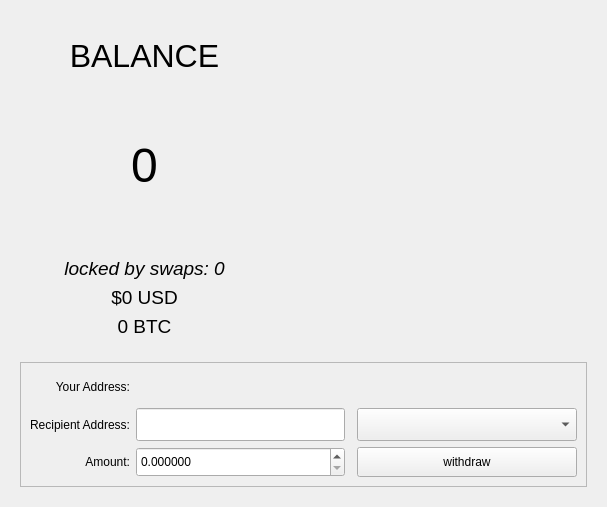
  <widget class="QWidget" name="tab_wallet">
   <attribute name="title">
    <string>Wallet</string>
   </attribute>
   <layout class="QGridLayout" name="gridLayout_51">
    <item row="0" column="0">
     <widget class="QFrame" name="wallet_balance_frame">
      <property name="sizePolicy">
       <sizepolicy hsizetype="MinimumExpanding" vsizetype="MinimumExpanding">
        <horstretch>0</horstretch>
        <verstretch>0</verstretch>
       </sizepolicy>
      </property>
      <property name="minimumSize">
       <size>
        <width>0</width>
        <height>0</height>
       </size>
      </property>
      <property name="maximumSize">
       <size>
        <width>16777215</width>
        <height>167777</height>
       </size>
      </property>
      <property name="styleSheet">
       <string notr="true"/>
      </property>
      <property name="frameShape">
       <enum>QFrame::NoFrame</enum>
      </property>
      <property name="frameShadow">
       <enum>QFrame::Raised</enum>
      </property>
      <layout class="QVBoxLayout" name="verticalLayout_2">
       <item>
        <widget class="QFrame" name="frame_18">
         <property name="sizePolicy">
          <sizepolicy hsizetype="Minimum" vsizetype="Minimum">
           <horstretch>0</horstretch>
           <verstretch>0</verstretch>
          </sizepolicy>
         </property>
         <property name="minimumSize">
          <size>
           <width>0</width>
           <height>320</height>
          </size>
         </property>
         <property name="styleSheet">
          <string notr="true"/>
         </property>
         <property name="frameShape">
          <enum>QFrame::NoFrame</enum>
         </property>
         <property name="frameShadow">
          <enum>QFrame::Raised</enum>
         </property>
         <layout class="QHBoxLayout" name="horizontalLayout_3">
          <item>
           <spacer name="verticalSpacer">
            <property name="orientation">
             <enum>Qt::Vertical</enum>
            </property>
            <property name="sizeHint" stdset="0">
             <size>
              <width>20</width>
              <height>40</height>
             </size>
            </property>
           </spacer>
          </item>
          <item>
           <widget class="QLabel" name="wallet_coin_img">
            <property name="sizePolicy">
             <sizepolicy hsizetype="Minimum" vsizetype="Minimum">
              <horstretch>0</horstretch>
              <verstretch>0</verstretch>
             </sizepolicy>
            </property>
            <property name="minimumSize">
             <size>
              <width>0</width>
              <height>0</height>
             </size>
            </property>
            <property name="maximumSize">
             <size>
              <width>16777215</width>
              <height>16777215</height>
             </size>
            </property>
            <property name="text">
             <string>&lt;html&gt;&lt;head/&gt;&lt;body&gt;&lt;p&gt;&lt;img src=&quot;:/300/img/300/placeholder.png&quot;/&gt;&lt;/p&gt;&lt;/body&gt;&lt;/html&gt;</string>
            </property>
            <property name="alignment">
             <set>Qt::AlignCenter</set>
            </property>
           </widget>
          </item>
          <item>
           <widget class="QFrame" name="frame_9">
            <property name="sizePolicy">
             <sizepolicy hsizetype="MinimumExpanding" vsizetype="MinimumExpanding">
              <horstretch>0</horstretch>
              <verstretch>0</verstretch>
             </sizepolicy>
            </property>
            <property name="frameShape">
             <enum>QFrame::NoFrame</enum>
            </property>
            <property name="frameShadow">
             <enum>QFrame::Raised</enum>
            </property>
            <layout class="QVBoxLayout" name="verticalLayout_3">
             <item>
              <widget class="QLabel" name="wallet_balance_lbl">
               <property name="sizePolicy">
                <sizepolicy hsizetype="Minimum" vsizetype="Minimum">
                 <horstretch>0</horstretch>
                 <verstretch>0</verstretch>
                </sizepolicy>
               </property>
               <property name="font">
                <font>
                 <family>Ubuntu</family>
                 <pointsize>24</pointsize>
                 <weight>50</weight>
                 <italic>false</italic>
                 <bold>false</bold>
                </font>
               </property>
               <property name="text">
                <string>BALANCE</string>
               </property>
               <property name="alignment">
                <set>Qt::AlignCenter</set>
               </property>
              </widget>
             </item>
             <item>
              <widget class="QLabel" name="wallet_balance">
               <property name="sizePolicy">
                <sizepolicy hsizetype="Minimum" vsizetype="MinimumExpanding">
                 <horstretch>0</horstretch>
                 <verstretch>0</verstretch>
                </sizepolicy>
               </property>
               <property name="font">
                <font>
                 <pointsize>36</pointsize>
                </font>
               </property>
               <property name="text">
                <string>0</string>
               </property>
               <property name="alignment">
                <set>Qt::AlignCenter</set>
               </property>
              </widget>
             </item>
             <item>
              <widget class="QLabel" name="wallet_locked_by_swaps">
               <property name="sizePolicy">
                <sizepolicy hsizetype="Minimum" vsizetype="Minimum">
                 <horstretch>0</horstretch>
                 <verstretch>0</verstretch>
                </sizepolicy>
               </property>
               <property name="font">
                <font>
                 <pointsize>14</pointsize>
                 <italic>true</italic>
                </font>
               </property>
               <property name="text">
                <string>locked by swaps: 0</string>
               </property>
               <property name="alignment">
                <set>Qt::AlignCenter</set>
               </property>
              </widget>
             </item>
             <item>
              <widget class="QLabel" name="wallet_usd_value">
               <property name="sizePolicy">
                <sizepolicy hsizetype="Minimum" vsizetype="Minimum">
                 <horstretch>0</horstretch>
                 <verstretch>0</verstretch>
                </sizepolicy>
               </property>
               <property name="font">
                <font>
                 <pointsize>14</pointsize>
                 <italic>false</italic>
                </font>
               </property>
               <property name="text">
                <string>$0 USD</string>
               </property>
               <property name="alignment">
                <set>Qt::AlignCenter</set>
               </property>
              </widget>
             </item>
             <item>
              <widget class="QLabel" name="wallet_btc_value">
               <property name="sizePolicy">
                <sizepolicy hsizetype="Minimum" vsizetype="Minimum">
                 <horstretch>0</horstretch>
                 <verstretch>0</verstretch>
                </sizepolicy>
               </property>
               <property name="font">
                <font>
                 <pointsize>14</pointsize>
                 <italic>false</italic>
                </font>
               </property>
               <property name="text">
                <string>0 BTC</string>
               </property>
               <property name="alignment">
                <set>Qt::AlignCenter</set>
               </property>
              </widget>
             </item>
            </layout>
           </widget>
          </item>
          <item>
           <widget class="QFrame" name="frame_5">
            <property name="sizePolicy">
             <sizepolicy hsizetype="Minimum" vsizetype="Minimum">
              <horstretch>0</horstretch>
              <verstretch>0</verstretch>
             </sizepolicy>
            </property>
            <property name="maximumSize">
             <size>
              <width>16777215</width>
              <height>16777215</height>
             </size>
            </property>
            <property name="frameShape">
             <enum>QFrame::NoFrame</enum>
            </property>
            <property name="frameShadow">
             <enum>QFrame::Raised</enum>
            </property>
            <layout class="QGridLayout" name="gridLayout_3">
             <item row="0" column="0">
              <widget class="QLabel" name="wallet_qr_code">
               <property name="sizePolicy">
                <sizepolicy hsizetype="Minimum" vsizetype="Minimum">
                 <horstretch>0</horstretch>
                 <verstretch>0</verstretch>
                </sizepolicy>
               </property>
               <property name="minimumSize">
                <size>
                 <width>300</width>
                 <height>300</height>
                </size>
               </property>
               <property name="maximumSize">
                <size>
                 <width>300</width>
                 <height>300</height>
                </size>
               </property>
               <property name="text">
                <string/>
               </property>
               <property name="alignment">
                <set>Qt::AlignCenter</set>
               </property>
              </widget>
             </item>
            </layout>
           </widget>
          </item>
          <item>
           <spacer name="verticalSpacer_3">
            <property name="orientation">
             <enum>Qt::Vertical</enum>
            </property>
            <property name="sizeHint" stdset="0">
             <size>
              <width>20</width>
              <height>40</height>
             </size>
            </property>
           </spacer>
          </item>
         </layout>
         <zorder>wallet_coin_img</zorder>
         <zorder>frame_5</zorder>
         <zorder>verticalSpacer_3</zorder>
         <zorder>verticalSpacer</zorder>
         <zorder>frame_9</zorder>
        </widget>
       </item>
       <item>
        <widget class="QFrame" name="frame_53">
         <property name="minimumSize">
          <size>
           <width>0</width>
           <height>125</height>
          </size>
         </property>
         <property name="maximumSize">
          <size>
           <width>16777215</width>
           <height>125</height>
          </size>
         </property>
         <property name="styleSheet">
          <string notr="true"/>
         </property>
         <property name="frameShape">
          <enum>QFrame::StyledPanel</enum>
         </property>
         <property name="frameShadow">
          <enum>QFrame::Raised</enum>
         </property>
         <layout class="QGridLayout" name="gridLayout_44">
          <item row="3" column="1">
           <widget class="QLineEdit" name="wallet_recipient">
            <property name="sizePolicy">
             <sizepolicy hsizetype="Expanding" vsizetype="Minimum">
              <horstretch>0</horstretch>
              <verstretch>0</verstretch>
             </sizepolicy>
            </property>
            <property name="minimumSize">
             <size>
              <width>0</width>
              <height>0</height>
             </size>
            </property>
            <property name="maximumSize">
             <size>
              <width>16777215</width>
              <height>35</height>
             </size>
            </property>
            <property name="styleSheet">
             <string notr="true"/>
            </property>
           </widget>
          </item>
          <item row="4" column="3">
           <widget class="QPushButton" name="wallet_send_btn">
            <property name="sizePolicy">
             <sizepolicy hsizetype="Minimum" vsizetype="Minimum">
              <horstretch>0</horstretch>
              <verstretch>0</verstretch>
             </sizepolicy>
            </property>
            <property name="maximumSize">
             <size>
              <width>16777215</width>
              <height>35</height>
             </size>
            </property>
            <property name="styleSheet">
             <string notr="true"/>
            </property>
            <property name="text">
             <string>withdraw</string>
            </property>
           </widget>
          </item>
          <item row="3" column="0">
           <widget class="QLabel" name="recipient_lbl">
            <property name="sizePolicy">
             <sizepolicy hsizetype="Minimum" vsizetype="Minimum">
              <horstretch>0</horstretch>
              <verstretch>0</verstretch>
             </sizepolicy>
            </property>
            <property name="minimumSize">
             <size>
              <width>0</width>
              <height>0</height>
             </size>
            </property>
            <property name="maximumSize">
             <size>
              <width>250</width>
              <height>40</height>
             </size>
            </property>
            <property name="text">
             <string>Recipient Address:</string>
            </property>
            <property name="alignment">
             <set>Qt::AlignRight|Qt::AlignTrailing|Qt::AlignVCenter</set>
            </property>
           </widget>
          </item>
          <item row="2" column="1" colspan="2">
           <widget class="QLabel" name="wallet_address">
            <property name="sizePolicy">
             <sizepolicy hsizetype="Minimum" vsizetype="Minimum">
              <horstretch>0</horstretch>
              <verstretch>0</verstretch>
             </sizepolicy>
            </property>
            <property name="minimumSize">
             <size>
              <width>0</width>
              <height>0</height>
             </size>
            </property>
            <property name="font">
             <font>
              <pointsize>14</pointsize>
              <italic>false</italic>
             </font>
            </property>
            <property name="styleSheet">
             <string notr="true">color: rgb(238, 238, 236);</string>
            </property>
            <property name="text">
             <string/>
            </property>
            <property name="alignment">
             <set>Qt::AlignLeading|Qt::AlignLeft|Qt::AlignVCenter</set>
            </property>
            <property name="openExternalLinks">
             <bool>true</bool>
            </property>
            <property name="textInteractionFlags">
             <set>Qt::LinksAccessibleByKeyboard|Qt::LinksAccessibleByMouse|Qt::TextBrowserInteraction|Qt::TextSelectableByKeyboard|Qt::TextSelectableByMouse</set>
            </property>
           </widget>
          </item>
          <item row="2" column="0">
           <widget class="QLabel" name="wallet_addr_lbl">
            <property name="sizePolicy">
             <sizepolicy hsizetype="Minimum" vsizetype="Minimum">
              <horstretch>0</horstretch>
              <verstretch>0</verstretch>
             </sizepolicy>
            </property>
            <property name="text">
             <string>Your Address:</string>
            </property>
            <property name="alignment">
             <set>Qt::AlignRight|Qt::AlignTrailing|Qt::AlignVCenter</set>
            </property>
           </widget>
          </item>
          <item row="4" column="1">
           <widget class="QDoubleSpinBox" name="wallet_amount">
            <property name="sizePolicy">
             <sizepolicy hsizetype="Minimum" vsizetype="Minimum">
              <horstretch>0</horstretch>
              <verstretch>0</verstretch>
             </sizepolicy>
            </property>
            <property name="maximumSize">
             <size>
              <width>16777215</width>
              <height>35</height>
             </size>
            </property>
            <property name="styleSheet">
             <string notr="true"/>
            </property>
            <property name="decimals">
             <number>6</number>
            </property>
            <property name="maximum">
             <double>99999999999.000000000000000</double>
            </property>
            <property name="singleStep">
             <double>0.001000000000000</double>
            </property>
           </widget>
          </item>
          <item row="4" column="0">
           <widget class="QLabel" name="send_amount_lbl">
            <property name="sizePolicy">
             <sizepolicy hsizetype="Minimum" vsizetype="Minimum">
              <horstretch>0</horstretch>
              <verstretch>0</verstretch>
             </sizepolicy>
            </property>
            <property name="text">
             <string>Amount:</string>
            </property>
            <property name="alignment">
             <set>Qt::AlignRight|Qt::AlignTrailing|Qt::AlignVCenter</set>
            </property>
           </widget>
          </item>
          <item row="3" column="3">
           <widget class="QComboBox" name="wallet_combo">
            <property name="sizePolicy">
             <sizepolicy hsizetype="Minimum" vsizetype="Minimum">
              <horstretch>0</horstretch>
              <verstretch>0</verstretch>
             </sizepolicy>
            </property>
            <property name="minimumSize">
             <size>
              <width>220</width>
              <height>0</height>
             </size>
            </property>
            <property name="maximumSize">
             <size>
              <width>16777215</width>
              <height>35</height>
             </size>
            </property>
            <property name="font">
             <font>
              <pointsize>16</pointsize>
             </font>
            </property>
            <property name="layoutDirection">
             <enum>Qt::LeftToRight</enum>
            </property>
            <property name="styleSheet">
             <string notr="true"/>
            </property>
            <property name="currentText">
             <string/>
            </property>
            <property name="currentIndex">
             <number>-1</number>
            </property>
            <property name="maxVisibleItems">
             <number>4</number>
            </property>
            <property name="sizeAdjustPolicy">
             <enum>QComboBox::AdjustToMinimumContentsLengthWithIcon</enum>
            </property>
           </widget>
          </item>
          <item row="2" column="3">
           <spacer name="horizontalSpacer_16">
            <property name="orientation">
             <enum>Qt::Horizontal</enum>
            </property>
            <property name="sizeType">
             <enum>QSizePolicy::Minimum</enum>
            </property>
            <property name="sizeHint" stdset="0">
             <size>
              <width>40</width>
              <height>20</height>
             </size>
            </property>
           </spacer>
          </item>
         </layout>
        </widget>
       </item>
      </layout>
      <zorder>frame_53</zorder>
      <zorder>frame_18</zorder>
     </widget>
    </item>
   </layout>
  </widget>
